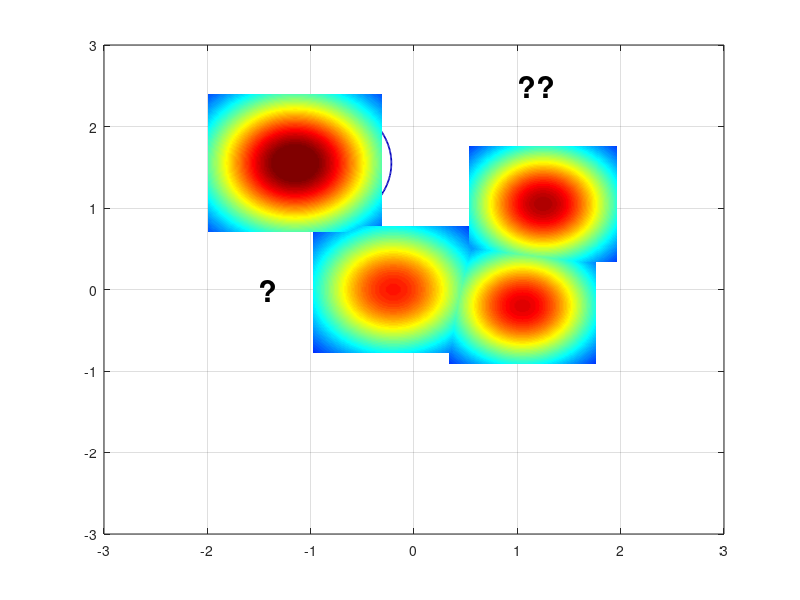

The MATLAB source for this figure: (Note: this script raises an error after producing the figure.)
%% Reproduce EVM-style demo figure (no toolboxes)
clear; close all; clc; rng(7);

% ---------- 1) 合成四类二维数据 ----------
% 类中心（大致对应图中位置）
C_star  = [-1.15  1.55];   % 红色星
C_diam  = [ 1.25  1.05];   % 绿色菱形
C_square= [ 1.05 -0.20];   % 蓝色方块
C_dot   = [-0.20  0.00];   % 蓝色小点（被 A 标注影响的那簇）

% 协方差（控制每簇形状）
S = @(sx,sy,rho)[sx^2 rho*sx*sy; rho*sx*sy sy^2];
Sig_star   = S(0.18,0.20, 0.05);
Sig_diam   = S(0.22,0.18,-0.10);
Sig_square = S(0.20,0.16, 0.05);
Sig_dot    = S(0.25,0.18, 0.00);

% 从高斯采样（不用 mvnrnd）
sample = @(N,mu,SIG) (randn(N,2)*chol(SIG,'lower') + mu);

X_star   = sample(12,C_star,   Sig_star);
X_diam   = sample(30,C_diam,   Sig_diam);
X_square = sample(28,C_square, Sig_square);
X_dot    = sample(45,C_dot,    Sig_dot);

% 加一个“离群星”靠近 A（见原图左中）
X_star = [X_star; 0.02 0.15];

% ---------- 2) 底面散点与样式 ----------
figure('Color','w','Position',[100,100,800,600]);
hold on; box on; grid on;
z0 = 0; % 所有散点都放在 z=0 的平面

% 确保按照绘制顺序叠放，便于把散点置顶
set(gca,'SortMethod','childorder');

h_star   = scatter3(X_star(:,1),  X_star(:,2),  z0+zeros(size(X_star,1),1),  70, ...
        'pentagram', 'filled', 'MarkerEdgeColor','k', 'MarkerFaceColor',[0.635294 0.0784314 0.184314], 'LineWidth',1.0); % 红色五角星 #A2142F
h_diam   = scatter3(X_diam(:,1),  X_diam(:,2),  z0+zeros(size(X_diam,1),1),  60, ...
        'd', 'filled', 'MarkerEdgeColor','k', 'MarkerFaceColor',[0.466667 0.674510 0.188235]); % 绿色菱形 #77AC30
h_square = scatter3(X_square(:,1),X_square(:,2),z0+zeros(size(X_square,1),1),60, ...
        's', 'filled', 'MarkerEdgeColor','k', 'MarkerFaceColor',[0 0.447059 0.741176]); % 蓝色正方形 #0072BD
h_dot    = scatter3(X_dot(:,1),   X_dot(:,2),   z0+zeros(size(X_dot,1),1),   18, ...
        'o', 'filled', 'MarkerEdgeColor','k', 'MarkerFaceColor',[0.929412 0.694118 0.125490]); % 黄色圆形 #EDB120


% ---------- 3) ψ-model 等值环（彩色同心） ----------
% 采用带形状参的径向函数 psi(r) = exp(-(r/s)^t)
psi = @(X,Y,cx,cy,s,t) exp( - ( sqrt((X-cx).^2 + (Y-cy).^2) ./ s ).^t );

% 选几处“极端向量/代表点”（包含 A 所在）
EV = [ -0.23 -0.02 ;   % A 对应蓝点极端向量
        1.06 -0.22 ;   % 蓝方块
        1.28  1.03 ;   % 绿菱形
       -1.05  1.55 ];  % 红星
scale = [0.42, 0.36, 0.40, 0.48];   % 各自 scale
shape = [2.6,  2.2,  2.4,  2.0];    % 各自 shape

% 网格
[xg,yg] = meshgrid(linspace(-3,3,400));
colormap(jet); caxis([0 1]);

% 等高线层级（红到蓝：高到低）
levels = linspace(1.0,0.05,12);

for k = 1:size(EV,1)
    Z = psi(xg,yg,EV(k,1),EV(k,2),scale(k),shape(k));
    [~, h] = contour(xg,yg,Z,levels);    % 直接画在底面，保持颜色映射
    set(h,'LineWidth',1.25);

    % 将等高线明确压到 z=0（兼容不同 MATLAB 版本）
    ch = get(h,'Children');
    for ic = 1:numel(ch)
        zd = get(ch(ic),'ZData');
        if ~isempty(zd)
            set(ch(ic),'ZData',zeros(size(zd))); % 强制贴在 z=0
        end
    end
end

% 标出 A 与问号
text(-0.5,-0.5,0,'A','FontWeight','bold','FontSize',20,'Color','k');
text( 1, 2.5,0,'??','FontWeight','bold','FontSize',22,'Color','k');
text( -1.5,0,0,'?','FontWeight','bold','FontSize',22,'Color','k');

% ---------- 4) 上方半透明“钟形面”（表示类支持/概率） ----------
% 用四个高斯穹顶，中心与各簇一致
gauss2 = @(X,Y,cx,cy,s) exp(-((X-cx).^2 + (Y-cy).^2)/(2*s^2));
tops  = {C_star, C_diam, C_square, C_dot};
sigT  = [0.65 0.55 0.55 0.60];
amp   = [1.05 0.95 0.90 0.85];

% 抬高穹顶，并缩小每个穹顶的覆盖范围（为每个穹顶使用局部网格）
zlift      = 0.18;   % 统一抬高量（不改变颜色映射）
spanFactor = 1.3;    % 每个穹顶半宽 = spanFactor * sigma（越小覆盖越小）
gridN      = 121;    % 局部网格分辨率

for i=1:4
    cx = tops{i}(1); cy = tops{i}(2);
    span = spanFactor * sigT(i);
    [xgi,ygi] = meshgrid(linspace(cx - span, cx + span, gridN), ...
                         linspace(cy - span, cy + span, gridN));

    Zt = amp(i) * gauss2(xgi,ygi,cx,cy,sigT(i));
    % 用 Zt 作为颜色，Zt+zlift 作为高度，从而抬高且保留原色
    s1 = surf(xgi,ygi, Zt + zlift, Zt, 'EdgeColor','none', 'FaceAlpha',1);
end
shading interp; 
% camlight headlight; 
lighting gouraud;

% 将散点推到顶层
uistack([h_star h_diam h_square h_dot], 'top');
% 将contoru推到顶层
uistack(h, 'top');

% ---------- 5) 轴、视角与观感 ----------
xlim([-2 2]); ylim([-1 3]); zlim([0 1.25]); view(-67,22);
axis vis3d; daspect([1 1 0.8]);
set(gca,'FontName','Times New Roman','FontSize',12,'LineWidth',1);
% xlabel('x'); ylabel('y'); zlabel('score / \psi');

% 网格和背景风格
grid on; 
% set(gca,'GridAlpha',0.2,'MinorGridAlpha',0.2);
